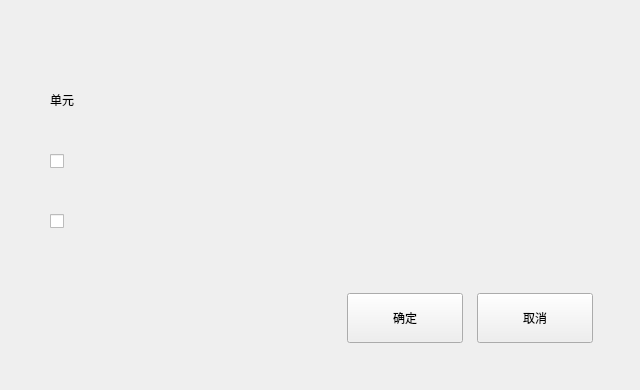
<?xml version="1.0" encoding="UTF-8"?>
<ui version="4.0">
 <class>QIsePerfusionDlg</class>
 <widget class="BaseDlg" name="QIsePerfusionDlg">
  <property name="geometry">
   <rect>
    <x>0</x>
    <y>0</y>
    <width>640</width>
    <height>390</height>
   </rect>
  </property>
  <property name="windowTitle">
   <string>QIsePerfusionDlg</string>
  </property>
  <widget class="QPushButton" name="save_btn">
   <property name="geometry">
    <rect>
     <x>347</x>
     <y>293</y>
     <width>116</width>
     <height>50</height>
    </rect>
   </property>
   <property name="text">
    <string>确定</string>
   </property>
   <property name="buttons" stdset="0">
    <string>btn_dlg</string>
   </property>
  </widget>
  <widget class="QPushButton" name="cancel_btn">
   <property name="geometry">
    <rect>
     <x>477</x>
     <y>293</y>
     <width>116</width>
     <height>50</height>
    </rect>
   </property>
   <property name="text">
    <string>取消</string>
   </property>
   <property name="buttons" stdset="0">
    <string>btn_dlg</string>
   </property>
  </widget>
  <widget class="QWidget" name="widget" native="true">
   <property name="geometry">
    <rect>
     <x>50</x>
     <y>85</y>
     <width>551</width>
     <height>201</height>
    </rect>
   </property>
   <layout class="QVBoxLayout" name="verticalLayout">
    <property name="spacing">
     <number>7</number>
    </property>
    <property name="leftMargin">
     <number>0</number>
    </property>
    <property name="topMargin">
     <number>0</number>
    </property>
    <property name="rightMargin">
     <number>0</number>
    </property>
    <property name="bottomMargin">
     <number>0</number>
    </property>
    <item>
     <widget class="QWidget" name="widget_unit" native="true">
      <layout class="QHBoxLayout" name="horizontalLayout_3">
       <property name="spacing">
        <number>40</number>
       </property>
       <property name="leftMargin">
        <number>0</number>
       </property>
       <property name="topMargin">
        <number>5</number>
       </property>
       <item>
        <widget class="QLabel" name="label_3">
         <property name="text">
          <string>单元</string>
         </property>
        </widget>
       </item>
       <item>
        <layout class="QGridLayout" name="gridLayout">
         <property name="horizontalSpacing">
          <number>55</number>
         </property>
         <property name="verticalSpacing">
          <number>0</number>
         </property>
        </layout>
       </item>
       <item>
        <spacer name="horizontalSpacer">
         <property name="orientation">
          <enum>Qt::Horizontal</enum>
         </property>
         <property name="sizeHint" stdset="0">
          <size>
           <width>40</width>
           <height>20</height>
          </size>
         </property>
        </spacer>
       </item>
      </layout>
     </widget>
    </item>
    <item>
     <layout class="QGridLayout" name="gridLayout_2">
      <property name="topMargin">
       <number>15</number>
      </property>
      <property name="horizontalSpacing">
       <number>10</number>
      </property>
      <property name="verticalSpacing">
       <number>20</number>
      </property>
      <item row="0" column="0">
       <widget class="QCheckBox" name="standard_solution_ckbox">
        <property name="minimumSize">
         <size>
          <width>0</width>
          <height>40</height>
         </size>
        </property>
        <property name="text">
         <string notr="true"/>
        </property>
       </widget>
      </item>
      <item row="2" column="0">
       <spacer name="verticalSpacer">
        <property name="orientation">
         <enum>Qt::Vertical</enum>
        </property>
        <property name="sizeHint" stdset="0">
         <size>
          <width>20</width>
          <height>40</height>
         </size>
        </property>
       </spacer>
      </item>
      <item row="0" column="1">
       <layout class="QHBoxLayout" name="horizontalLayout">
        <property name="spacing">
         <number>10</number>
        </property>
       </layout>
      </item>
      <item row="1" column="2">
       <spacer name="horizontalSpacer_3">
        <property name="orientation">
         <enum>Qt::Horizontal</enum>
        </property>
        <property name="sizeHint" stdset="0">
         <size>
          <width>40</width>
          <height>20</height>
         </size>
        </property>
       </spacer>
      </item>
      <item row="1" column="0">
       <widget class="QCheckBox" name="buffer_ckbox">
        <property name="minimumSize">
         <size>
          <width>0</width>
          <height>40</height>
         </size>
        </property>
        <property name="text">
         <string notr="true"/>
        </property>
       </widget>
      </item>
     </layout>
    </item>
   </layout>
  </widget>
 </widget>
 <customwidgets>
  <customwidget>
   <class>BaseDlg</class>
   <extends>QWidget</extends>
   <header>basedlg.h</header>
   <container>1</container>
  </customwidget>
 </customwidgets>
 <resources/>
 <connections>
  <connection>
   <sender>cancel_btn</sender>
   <signal>clicked()</signal>
   <receiver>QIsePerfusionDlg</receiver>
   <slot>close()</slot>
   <hints>
    <hint type="sourcelabel">
     <x>608</x>
     <y>407</y>
    </hint>
    <hint type="destinationlabel">
     <x>579</x>
     <y>299</y>
    </hint>
   </hints>
  </connection>
 </connections>
</ui>
